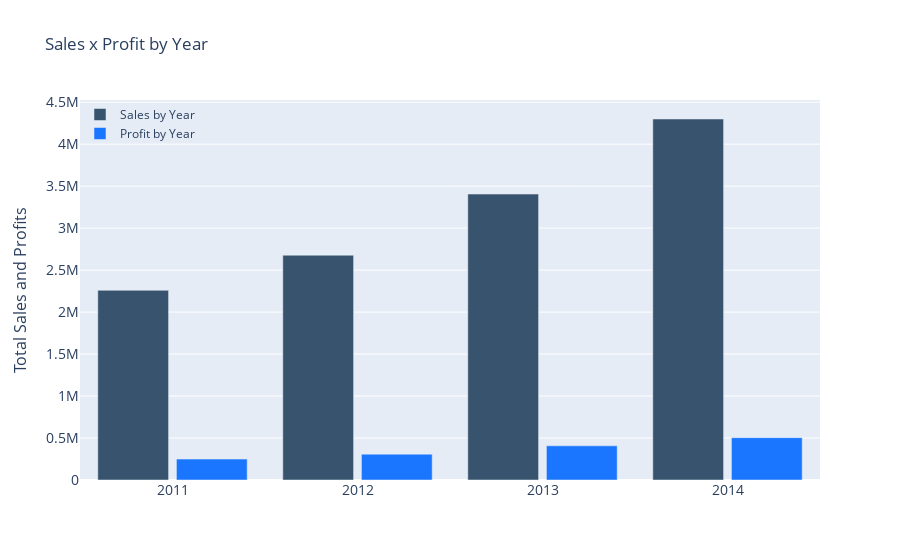

Notebook code for this chart:
### Code cell
years = year_sales_profit.index

fig = go.Figure()
fig.add_trace(go.Bar(x=years,
                y=year_sales_profit['Sales'],
                name='Sales by Year',
                marker_color='rgb(55, 83, 109)'
                ))
fig.add_trace(go.Bar(x=years,
                y=year_sales_profit['Profit'],
                name='Profit by Year',
                marker_color='rgb(26, 118, 255)'
                ))

fig.update_layout(
    title='Sales x Profit by Year',
    xaxis_tickfont_size=14,
    yaxis=dict(
        title='Total Sales and Profits',
        titlefont_size=16,
        tickfont_size=14,
    ),
    legend=dict(
        x=0,
        y=1.0,
        bgcolor='rgba(255, 255, 255, 0)',
        bordercolor='rgba(255, 255, 255, 0)'
    ),
    barmode='group',
    bargap=0.15, 
    bargroupgap=0.1
)
fig.show()

### Figure 1 — Plotly figure (JSON) as saved in the notebook; plotly's stock layout.template omitted (floating-point values rounded to 4 significant figures)
{"data": [{"marker": {"color": "rgb(55, 83, 109)"}, "name": "Sales by Year", "type": "bar", "x": [2011, 2012, 2013, 2014], "y": [2259000.0, 2677000.0, 3406000.0, 4300000.0]}, {"marker": {"color": "rgb(26, 118, 255)"}, "name": "Profit by Year", "type": "bar", "x": [2011, 2012, 2013, 2014], "y": [248900.0, 307400.0, 406900.0, 504200.0]}], "layout": {"bargap": 0.15, "bargroupgap": 0.1, "barmode": "group", "legend": {"bgcolor": "rgba(255, 255, 255, 0)", "bordercolor": "rgba(255, 255, 255, 0)", "x": 0, "y": 1}, "title": {"text": "Sales x Profit by Year"}, "xaxis": {"tickfont": {"size": 14}}, "yaxis": {"tickfont": {"size": 14}, "title": {"font": {"size": 16}, "text": "Total Sales and Profits"}}}}
